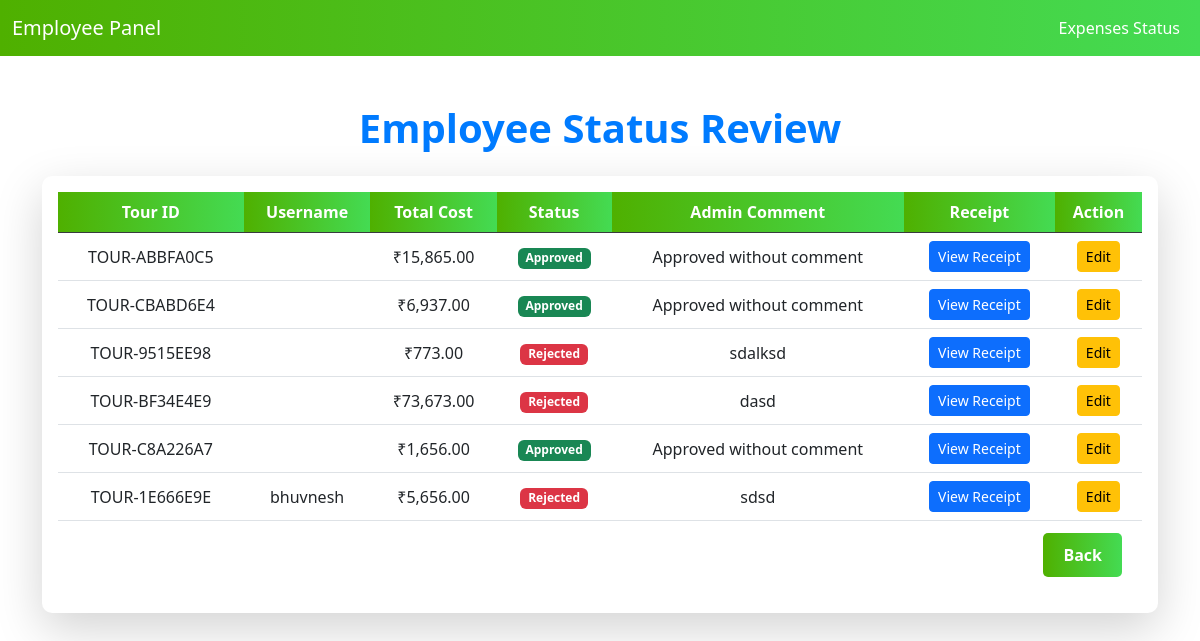
/employee_status_review.php, run on the app's committed database.
### tables this page shows
CREATE TABLE `expenses` (
  `id` int(11) NOT NULL,
  `tour_id` varchar(20) NOT NULL,
  `username` varchar(50) NOT NULL,
  `accommodation_cost` decimal(10,2) NOT NULL,
  `transportation_cost` decimal(10,2) NOT NULL,
  `other_expenses` decimal(10,2) NOT NULL,
  `total_cost` decimal(10,2) NOT NULL,
  `receipt_path` varchar(255) DEFAULT NULL,
  `status` enum('Approved','Rejected','Pending') DEFAULT 'Pending',
  `admin_comment` text DEFAULT NULL
);

### employee_status_review.php (the view, shortened to what this page needs)
<?php
include 'db.php';
$sql = "SELECT * FROM expenses WHERE status IN ('Rejected', 'Approved', 'PENDING')";
$stmt = $conn->prepare($sql);
$stmt->execute();
$result = $stmt->get_result();
?>
<!DOCTYPE html>
<html lang="en">
<head>
    <link href="https://cdn.jsdelivr.net/npm/bootstrap@5.3.0/dist/css/bootstrap.min.css" rel="stylesheet">
</head>
<body>
    <nav class="navbar navbar-expand-lg navbar-dark bg-dark">
        <div class="container-fluid">
            <a class="navbar-brand" href="#">Employee Panel</a>
            <div class="collapse navbar-collapse" id="navbarNav">
                <ul class="navbar-nav ms-auto">
                    <li class="nav-item">
                    <a class="nav-link active" href="employee_status_review.php">Expenses Status</a>
                </li>
                </ul>
            </div>
        </div>
    </nav>
    <div class="container mt-5">
        <h2 class="mb-4 text-center">Employee Status Review</h2>
        <div class="card shadow-lg">
            <div class="card-body">
                <?php if ($result->num_rows > 0) { ?>
                    <table class="table table-hover text-center">
                        <thead class="table-dark">
                            <tr>
                                <th>Tour ID</th>
                                <th>Username</th>
                                <th>Total Cost</th>
                                <th>Status</th>
                                <th>Admin Comment</th>
                                <th>Receipt</th>
                                <th>Action</th>
                            </tr>
                        </thead>
                        <tbody>
                            <?php while ($row = $result->fetch_assoc()) { ?>
                                <tr>
                                    <td><?= htmlspecialchars($row['tour_id']); ?></td>
                                    <td><?= htmlspecialchars($row['username']); ?></td>
                                    <td>₹<?= number_format($row['total_cost'], 2); ?></td>
                                    <td>
                                        <?php if ($row['status'] == 'Approved') { ?>
                                            <span class="badge bg-success"><?= htmlspecialchars($row['status']); ?></span>
                                        <?php } elseif ($row['status'] == 'Rejected') { ?>
                                            <span class="badge bg-danger"><?= htmlspecialchars($row['status']); ?></span>
                                        <?php } else { ?>
                                            <span class="badge bg-warning"><?= htmlspecialchars($row['status']); ?></span>
                                        <?php } ?>
                                    </td>
                                    <td><?= htmlspecialchars($row['admin_comment']); ?></td>
                                    <td>
                                        <?php if (!empty($row['receipt_path'])) { ?>
                                            <a href="<?= htmlspecialchars($row['receipt_path']); ?>" target="_blank" class="btn btn-primary btn-sm">View Receipt</a>
                                        <?php } ?>
                                    </td>
                                    <td>
                                        <a href="employee_form_edit.php?expense_id=<?= $row['id']; ?>" class="btn btn-warning btn-sm">Edit</a>
                                    </td>
                                </tr>
                            <?php } ?>
                        </tbody>
                    </table>
                <?php } else { ?>
                    <div class="no-records">
                        No records found for expenses that are approved or rejected.
                    </div>
                <?php } ?>
                <div class="button-container">
                    <button class="back-button" onclick="location.href='expenses.php'">Back</button>
                </div>
            </div>
        </div>
    </div>
</body>
</html>

### employee_status_review.php (style rules this page uses)
body { background-size: cover; background-position: center; background-repeat: no-repeat; background-attachment: fixed; }
.card { border-radius: 10px; border: none; box-shadow: 0 4px 12px rgba(0, 0, 0, 0.1); }
.table th, .table td { vertical-align: middle; }
.table-dark th { background: linear-gradient(90deg, rgb(79, 176, 0), rgb(68, 219, 83)); color: #fff; }
h2 { font-size: 2.5rem; font-weight: bold; color: #007bff; }
.navbar { background: linear-gradient(90deg, rgb(79, 176, 0), rgb(68, 219, 83)); }
.navbar-nav .nav-link { color: white !important; }
.back-button { background: linear-gradient(90deg, rgb(79, 176, 0), rgb(68, 219, 83)); color: white; border: none; padding: 10px 20px; font-size: 1rem; font-weight: bold; border-radius: 5px; cursor: pointer; transition: 0.3s; position: absolute; right: 20px; bottom: 20px; }
.button-container { position: relative; height: 60px; }

### data on the page
expenses: tour "TOUR-ABBFA0C5", total_cost "15,865.00", status "Approved", admin_comment "Approved without comment"
expenses: tour "TOUR-CBABD6E4", total_cost "6,937.00", status "Approved", admin_comment "Approved without comment"
expenses: tour "TOUR-9515EE98", total_cost "773.00", status "Rejected", admin_comment "sdalksd"
expenses: tour "TOUR-BF34E4E9", total_cost "73,673.00", status "Rejected", admin_comment "dasd"
expenses: tour "TOUR-C8A226A7", total_cost "1,656.00", status "Approved", admin_comment "Approved without comment"
expenses: tour "TOUR-1E666E9E", username "bhuvnesh", total_cost "5,656.00", status "Rejected", admin_comment "sdsd"
